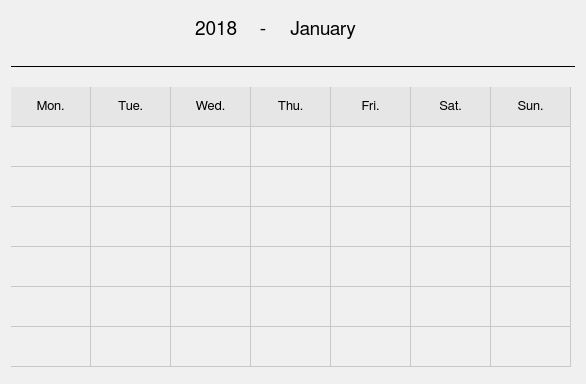
<?xml version="1.0" encoding="UTF-8"?>
<ui version="4.0">
 <class>calendardWindow</class>
 <widget class="QWidget" name="calendardWindow">
  <property name="geometry">
   <rect>
    <x>0</x>
    <y>0</y>
    <width>586</width>
    <height>384</height>
   </rect>
  </property>
  <property name="minimumSize">
   <size>
    <width>586</width>
    <height>384</height>
   </size>
  </property>
  <property name="maximumSize">
   <size>
    <width>586</width>
    <height>384</height>
   </size>
  </property>
  <property name="font">
   <font>
    <family>FreeSans</family>
    <pointsize>10</pointsize>
    <weight>50</weight>
    <bold>false</bold>
    <stylestrategy>PreferAntialias</stylestrategy>
    <kerning>true</kerning>
   </font>
  </property>
  <property name="styleSheet">
   <string notr="true">QWidget {
	background-color: rgb(240,240,240);
}</string>
  </property>
  <layout class="QGridLayout" name="gridLayout">
   <item row="0" column="0">
    <layout class="QVBoxLayout" name="verticalLayout">
     <item>
      <layout class="QHBoxLayout" name="horizontalLayout">
       <item>
        <widget class="QToolButton" name="past_button">
         <property name="minimumSize">
          <size>
           <width>0</width>
           <height>35</height>
          </size>
         </property>
         <property name="maximumSize">
          <size>
           <width>27</width>
           <height>35</height>
          </size>
         </property>
         <property name="styleSheet">
          <string notr="true">QToolButton {
	border: 1px solid transparent;
	background-color: transparent;
	width: 27px;
	height: 27px;
}

QToolButton:flat {
	border: none;
}</string>
         </property>
         <property name="text">
          <string/>
         </property>
         <property name="icon">
          <iconset>
           <normaloff>icons/left_arrow_icon.svg</normaloff>icons/left_arrow_icon.svg</iconset>
         </property>
         <property name="iconSize">
          <size>
           <width>23</width>
           <height>23</height>
          </size>
         </property>
         <property name="autoRaise">
          <bool>false</bool>
         </property>
        </widget>
       </item>
       <item>
        <spacer name="horizontalSpacer">
         <property name="orientation">
          <enum>Qt::Horizontal</enum>
         </property>
         <property name="sizeHint" stdset="0">
          <size>
           <width>40</width>
           <height>20</height>
          </size>
         </property>
        </spacer>
       </item>
       <item>
        <widget class="QSpinBox" name="year_sb">
         <property name="minimumSize">
          <size>
           <width>100</width>
           <height>35</height>
          </size>
         </property>
         <property name="maximumSize">
          <size>
           <width>100</width>
           <height>35</height>
          </size>
         </property>
         <property name="font">
          <font>
           <family>FreeSans</family>
           <pointsize>14</pointsize>
           <weight>50</weight>
           <bold>false</bold>
           <stylestrategy>PreferAntialias</stylestrategy>
           <kerning>true</kerning>
          </font>
         </property>
         <property name="styleSheet">
          <string notr="true">QSpinBox {
	border: 1px solid transparent;
    border-radius: 1px;
	padding-left: 5px;
    background-color: transparent;
}

QSpinBox:disabled {
	background-color:  rgb(200,200,200);
}

QSpinBox:hover {
	border: 1px solid #7eb4ea;
    border-radius: 1px;
	background-color: qlineargradient(x1: 0, y1: 0, x2: 0, y2: 1, 
								stop: 0 #ecf4fc, stop: 1 #dcecfc);
}




QSpinBox::up-button {
    subcontrol-origin: border;
    subcontrol-position: top left;
    width: 35px;
    border-width: 1px;
}

QSpinBox::up-arrow {
    image: url(icons/up_arrow_icon.svg); 
	width: 16px;
	height: 16px
}


QSpinBox::down-button {
    subcontrol-origin: border;
    subcontrol-position: bottom left;
    width: 35px;
    border-width: 1px;
    border-top-width: 0;
}


QSpinBox::down-arrow {
    image: url(icons/down_arrow_icon.svg); 
	width: 16px;
	height: 16px
}

</string>
         </property>
         <property name="frame">
          <bool>false</bool>
         </property>
         <property name="alignment">
          <set>Qt::AlignRight|Qt::AlignTrailing|Qt::AlignVCenter</set>
         </property>
         <property name="accelerated">
          <bool>true</bool>
         </property>
         <property name="maximum">
          <number>2099</number>
         </property>
         <property name="value">
          <number>2018</number>
         </property>
        </widget>
       </item>
       <item>
        <widget class="QLabel" name="label_3">
         <property name="minimumSize">
          <size>
           <width>30</width>
           <height>35</height>
          </size>
         </property>
         <property name="maximumSize">
          <size>
           <width>30</width>
           <height>35</height>
          </size>
         </property>
         <property name="font">
          <font>
           <family>FreeSans</family>
           <pointsize>14</pointsize>
           <weight>50</weight>
           <bold>false</bold>
           <stylestrategy>PreferAntialias</stylestrategy>
           <kerning>true</kerning>
          </font>
         </property>
         <property name="text">
          <string>-</string>
         </property>
         <property name="alignment">
          <set>Qt::AlignCenter</set>
         </property>
        </widget>
       </item>
       <item>
        <widget class="QComboBox" name="month_cb">
         <property name="enabled">
          <bool>true</bool>
         </property>
         <property name="minimumSize">
          <size>
           <width>160</width>
           <height>35</height>
          </size>
         </property>
         <property name="maximumSize">
          <size>
           <width>160</width>
           <height>35</height>
          </size>
         </property>
         <property name="font">
          <font>
           <family>FreeSans</family>
           <pointsize>14</pointsize>
           <weight>50</weight>
           <bold>false</bold>
           <stylestrategy>PreferAntialias</stylestrategy>
           <kerning>true</kerning>
          </font>
         </property>
         <property name="styleSheet">
          <string notr="true">QComboBox {
	border: 1px solid transparent;
    border-radius: 1px;
	padding-left: 5px;
    background-color: transparent;
}

QComboBox:disabled {
	background-color:  rgb(200,200,200);
}

QComboBox:hover {
	border: 1px solid #7eb4ea;
    border-radius: 1px;
	background-color: qlineargradient(x1: 0, y1: 0, x2: 0, y2: 1, 
								stop: 0 #ecf4fc, stop: 1 #dcecfc);
}

QComboBox::drop-down {
	subcontrol-origin: padding;
	subcontrol-position: top right;
	width: 35px;
    border-left-width: 0px;
	border-left-color: darkgray;
	border-left-style: solid;
	border-top-right-radius: 3px;
	border-bottom-right-radius: 3px;
}

QComboBox::drop-down:hover {
    border-left-width: 1px;
	border-left-color: darkgray;
	border-left-style: solid;
	border-top-right-radius: 3px;
	border-bottom-right-radius: 3px;
}

QComboBox::down-arrow {
	image: url(icons/down_arrow_icon.svg); 
	width: 16px;
	height: 16px
}

QComboBox QAbstractItemView {
	selection-background-color: rgb(200,200,200);
	selection-color: black;
	background: #f0f0f0;
	border: 0px solid #f0f0f0;
}

QComboBox QAbstractItemView::item {
	margin: 5px 5px 5px 5px;
}</string>
         </property>
         <property name="currentIndex">
          <number>0</number>
         </property>
         <property name="maxVisibleItems">
          <number>12</number>
         </property>
         <item>
          <property name="text">
           <string>January</string>
          </property>
         </item>
         <item>
          <property name="text">
           <string>February</string>
          </property>
         </item>
         <item>
          <property name="text">
           <string>March</string>
          </property>
         </item>
         <item>
          <property name="text">
           <string>April</string>
          </property>
         </item>
         <item>
          <property name="text">
           <string>May</string>
          </property>
         </item>
         <item>
          <property name="text">
           <string>June</string>
          </property>
         </item>
         <item>
          <property name="text">
           <string>July</string>
          </property>
         </item>
         <item>
          <property name="text">
           <string>August</string>
          </property>
         </item>
         <item>
          <property name="text">
           <string>September</string>
          </property>
         </item>
         <item>
          <property name="text">
           <string>October</string>
          </property>
         </item>
         <item>
          <property name="text">
           <string>November</string>
          </property>
         </item>
         <item>
          <property name="text">
           <string>December</string>
          </property>
         </item>
        </widget>
       </item>
       <item>
        <spacer name="horizontalSpacer_2">
         <property name="orientation">
          <enum>Qt::Horizontal</enum>
         </property>
         <property name="sizeHint" stdset="0">
          <size>
           <width>40</width>
           <height>20</height>
          </size>
         </property>
        </spacer>
       </item>
       <item>
        <widget class="QToolButton" name="future_button">
         <property name="minimumSize">
          <size>
           <width>0</width>
           <height>35</height>
          </size>
         </property>
         <property name="maximumSize">
          <size>
           <width>27</width>
           <height>35</height>
          </size>
         </property>
         <property name="styleSheet">
          <string notr="true">QToolButton {
	border: 1px solid transparent;
	background-color: transparent;
	width: 27px;
	height: 27px;
}

QToolButton:flat {
	border: none;
}</string>
         </property>
         <property name="text">
          <string/>
         </property>
         <property name="icon">
          <iconset>
           <normaloff>icons/right_arrow_icon.svg</normaloff>icons/right_arrow_icon.svg</iconset>
         </property>
         <property name="iconSize">
          <size>
           <width>23</width>
           <height>23</height>
          </size>
         </property>
         <property name="autoRaise">
          <bool>false</bool>
         </property>
        </widget>
       </item>
      </layout>
     </item>
     <item>
      <spacer name="verticalSpacer">
       <property name="orientation">
        <enum>Qt::Vertical</enum>
       </property>
       <property name="sizeType">
        <enum>QSizePolicy::Fixed</enum>
       </property>
       <property name="sizeHint" stdset="0">
        <size>
         <width>20</width>
         <height>13</height>
        </size>
       </property>
      </spacer>
     </item>
     <item>
      <widget class="Line" name="line">
       <property name="frameShadow">
        <enum>QFrame::Plain</enum>
       </property>
       <property name="orientation">
        <enum>Qt::Horizontal</enum>
       </property>
      </widget>
     </item>
     <item>
      <spacer name="verticalSpacer_2">
       <property name="orientation">
        <enum>Qt::Vertical</enum>
       </property>
       <property name="sizeType">
        <enum>QSizePolicy::Fixed</enum>
       </property>
       <property name="sizeHint" stdset="0">
        <size>
         <width>20</width>
         <height>13</height>
        </size>
       </property>
      </spacer>
     </item>
    </layout>
   </item>
   <item row="1" column="0">
    <widget class="QTableWidget" name="table">
     <property name="minimumSize">
      <size>
       <width>0</width>
       <height>0</height>
      </size>
     </property>
     <property name="maximumSize">
      <size>
       <width>16777215</width>
       <height>16777215</height>
      </size>
     </property>
     <property name="font">
      <font>
       <family>FreeSans</family>
       <pointsize>10</pointsize>
       <weight>50</weight>
       <bold>false</bold>
       <stylestrategy>PreferAntialias</stylestrategy>
       <kerning>true</kerning>
      </font>
     </property>
     <property name="focusPolicy">
      <enum>Qt::NoFocus</enum>
     </property>
     <property name="styleSheet">
      <string notr="true">QTableWidget {
    selection-background-color: qlineargradient(x1:0, y1:0, x2:0, y2:1,
									stop:0 #daecfc, stop:1 #c4e0fc);
	selection-color: black;
}


QTableWidget::item:hover {
    background-color: qlineargradient(x1:0, y1:0, x2:0, y2:1,
									stop:0 #ecf4fc, stop:1 #dcecfc);
}

QTableWidget::item:selected {
    background-color: qlineargradient(x1:0, y1:0, x2:0, y2:1,
									stop:0 #daecfc, stop:1 #c4e0fc);
}</string>
     </property>
     <property name="frameShape">
      <enum>QFrame::NoFrame</enum>
     </property>
     <property name="lineWidth">
      <number>0</number>
     </property>
     <property name="verticalScrollBarPolicy">
      <enum>Qt::ScrollBarAlwaysOff</enum>
     </property>
     <property name="horizontalScrollBarPolicy">
      <enum>Qt::ScrollBarAlwaysOff</enum>
     </property>
     <property name="sizeAdjustPolicy">
      <enum>QAbstractScrollArea::AdjustIgnored</enum>
     </property>
     <property name="selectionMode">
      <enum>QAbstractItemView::SingleSelection</enum>
     </property>
     <property name="gridStyle">
      <enum>Qt::SolidLine</enum>
     </property>
     <property name="rowCount">
      <number>7</number>
     </property>
     <property name="columnCount">
      <number>7</number>
     </property>
     <attribute name="horizontalHeaderVisible">
      <bool>false</bool>
     </attribute>
     <attribute name="horizontalHeaderDefaultSectionSize">
      <number>80</number>
     </attribute>
     <attribute name="horizontalHeaderHighlightSections">
      <bool>false</bool>
     </attribute>
     <attribute name="horizontalHeaderMinimumSectionSize">
      <number>80</number>
     </attribute>
     <attribute name="verticalHeaderVisible">
      <bool>false</bool>
     </attribute>
     <attribute name="verticalHeaderDefaultSectionSize">
      <number>40</number>
     </attribute>
     <attribute name="verticalHeaderHighlightSections">
      <bool>false</bool>
     </attribute>
     <attribute name="verticalHeaderMinimumSectionSize">
      <number>40</number>
     </attribute>
     <row/>
     <row/>
     <row/>
     <row/>
     <row/>
     <row/>
     <row/>
     <column/>
     <column/>
     <column/>
     <column/>
     <column/>
     <column/>
     <column/>
     <item row="0" column="0">
      <property name="text">
       <string>Mon.</string>
      </property>
      <property name="toolTip">
       <string>Sunday</string>
      </property>
      <property name="font">
       <font>
        <family>FreeSans</family>
        <pointsize>10</pointsize>
       </font>
      </property>
      <property name="textAlignment">
       <set>AlignCenter</set>
      </property>
      <property name="background">
       <brush brushstyle="SolidPattern">
        <color alpha="255">
         <red>230</red>
         <green>230</green>
         <blue>230</blue>
        </color>
       </brush>
      </property>
      <property name="flags">
       <set>ItemIsDragEnabled|ItemIsUserCheckable|ItemIsEnabled</set>
      </property>
     </item>
     <item row="0" column="1">
      <property name="text">
       <string>Tue.</string>
      </property>
      <property name="toolTip">
       <string>Monday</string>
      </property>
      <property name="font">
       <font>
        <family>FreeSans</family>
        <pointsize>10</pointsize>
       </font>
      </property>
      <property name="textAlignment">
       <set>AlignCenter</set>
      </property>
      <property name="background">
       <brush brushstyle="SolidPattern">
        <color alpha="255">
         <red>230</red>
         <green>230</green>
         <blue>230</blue>
        </color>
       </brush>
      </property>
      <property name="flags">
       <set>ItemIsDragEnabled|ItemIsUserCheckable|ItemIsEnabled</set>
      </property>
     </item>
     <item row="0" column="2">
      <property name="text">
       <string>Wed.</string>
      </property>
      <property name="toolTip">
       <string>Tuesday</string>
      </property>
      <property name="font">
       <font>
        <family>FreeSans</family>
        <pointsize>10</pointsize>
       </font>
      </property>
      <property name="textAlignment">
       <set>AlignCenter</set>
      </property>
      <property name="background">
       <brush brushstyle="SolidPattern">
        <color alpha="255">
         <red>230</red>
         <green>230</green>
         <blue>230</blue>
        </color>
       </brush>
      </property>
      <property name="flags">
       <set>ItemIsDragEnabled|ItemIsUserCheckable|ItemIsEnabled</set>
      </property>
     </item>
     <item row="0" column="3">
      <property name="text">
       <string>Thu.</string>
      </property>
      <property name="toolTip">
       <string>Wednesday</string>
      </property>
      <property name="font">
       <font>
        <family>FreeSans</family>
        <pointsize>10</pointsize>
       </font>
      </property>
      <property name="textAlignment">
       <set>AlignCenter</set>
      </property>
      <property name="background">
       <brush brushstyle="SolidPattern">
        <color alpha="255">
         <red>230</red>
         <green>230</green>
         <blue>230</blue>
        </color>
       </brush>
      </property>
      <property name="flags">
       <set>ItemIsDragEnabled|ItemIsUserCheckable|ItemIsEnabled</set>
      </property>
     </item>
     <item row="0" column="4">
      <property name="text">
       <string>Fri.</string>
      </property>
      <property name="toolTip">
       <string>Thursday</string>
      </property>
      <property name="font">
       <font>
        <family>FreeSans</family>
        <pointsize>10</pointsize>
       </font>
      </property>
      <property name="textAlignment">
       <set>AlignCenter</set>
      </property>
      <property name="background">
       <brush brushstyle="SolidPattern">
        <color alpha="255">
         <red>230</red>
         <green>230</green>
         <blue>230</blue>
        </color>
       </brush>
      </property>
     </item>
     <item row="0" column="5">
      <property name="text">
       <string>Sat.</string>
      </property>
      <property name="toolTip">
       <string>Friday</string>
      </property>
      <property name="font">
       <font>
        <family>FreeSans</family>
        <pointsize>10</pointsize>
       </font>
      </property>
      <property name="textAlignment">
       <set>AlignCenter</set>
      </property>
      <property name="background">
       <brush brushstyle="SolidPattern">
        <color alpha="255">
         <red>230</red>
         <green>230</green>
         <blue>230</blue>
        </color>
       </brush>
      </property>
      <property name="flags">
       <set>ItemIsDragEnabled|ItemIsUserCheckable|ItemIsEnabled</set>
      </property>
     </item>
     <item row="0" column="6">
      <property name="text">
       <string>Sun.</string>
      </property>
      <property name="toolTip">
       <string>Saturday</string>
      </property>
      <property name="font">
       <font>
        <family>FreeSans</family>
        <pointsize>10</pointsize>
       </font>
      </property>
      <property name="textAlignment">
       <set>AlignCenter</set>
      </property>
      <property name="background">
       <brush brushstyle="SolidPattern">
        <color alpha="255">
         <red>230</red>
         <green>230</green>
         <blue>230</blue>
        </color>
       </brush>
      </property>
      <property name="flags">
       <set>ItemIsDragEnabled|ItemIsUserCheckable|ItemIsEnabled</set>
      </property>
     </item>
     <item row="1" column="0">
      <property name="text">
       <string/>
      </property>
      <property name="font">
       <font>
        <family>FreeSans</family>
        <pointsize>10</pointsize>
       </font>
      </property>
      <property name="textAlignment">
       <set>AlignCenter</set>
      </property>
     </item>
     <item row="1" column="1">
      <property name="text">
       <string/>
      </property>
      <property name="font">
       <font>
        <family>FreeSans</family>
        <pointsize>10</pointsize>
       </font>
      </property>
      <property name="textAlignment">
       <set>AlignCenter</set>
      </property>
     </item>
     <item row="1" column="2">
      <property name="text">
       <string/>
      </property>
      <property name="font">
       <font>
        <family>FreeSans</family>
        <pointsize>10</pointsize>
       </font>
      </property>
      <property name="textAlignment">
       <set>AlignCenter</set>
      </property>
     </item>
     <item row="1" column="3">
      <property name="text">
       <string/>
      </property>
      <property name="font">
       <font>
        <family>FreeSans</family>
        <pointsize>10</pointsize>
       </font>
      </property>
      <property name="textAlignment">
       <set>AlignCenter</set>
      </property>
     </item>
     <item row="1" column="4">
      <property name="text">
       <string/>
      </property>
      <property name="font">
       <font>
        <family>FreeSans</family>
        <pointsize>10</pointsize>
       </font>
      </property>
      <property name="textAlignment">
       <set>AlignCenter</set>
      </property>
     </item>
     <item row="1" column="5">
      <property name="text">
       <string/>
      </property>
      <property name="font">
       <font>
        <family>FreeSans</family>
        <pointsize>10</pointsize>
       </font>
      </property>
      <property name="textAlignment">
       <set>AlignCenter</set>
      </property>
     </item>
     <item row="1" column="6">
      <property name="text">
       <string/>
      </property>
      <property name="font">
       <font>
        <family>FreeSans</family>
        <pointsize>10</pointsize>
       </font>
      </property>
      <property name="textAlignment">
       <set>AlignCenter</set>
      </property>
     </item>
     <item row="2" column="0">
      <property name="text">
       <string/>
      </property>
      <property name="font">
       <font>
        <family>FreeSans</family>
        <pointsize>10</pointsize>
       </font>
      </property>
      <property name="textAlignment">
       <set>AlignCenter</set>
      </property>
     </item>
     <item row="2" column="1">
      <property name="text">
       <string/>
      </property>
      <property name="font">
       <font>
        <family>FreeSans</family>
        <pointsize>10</pointsize>
       </font>
      </property>
      <property name="textAlignment">
       <set>AlignCenter</set>
      </property>
     </item>
     <item row="2" column="2">
      <property name="text">
       <string/>
      </property>
      <property name="font">
       <font>
        <family>FreeSans</family>
        <pointsize>10</pointsize>
       </font>
      </property>
      <property name="textAlignment">
       <set>AlignCenter</set>
      </property>
     </item>
     <item row="2" column="3">
      <property name="text">
       <string/>
      </property>
      <property name="font">
       <font>
        <family>FreeSans</family>
        <pointsize>10</pointsize>
       </font>
      </property>
      <property name="textAlignment">
       <set>AlignCenter</set>
      </property>
     </item>
     <item row="2" column="4">
      <property name="text">
       <string/>
      </property>
      <property name="font">
       <font>
        <family>FreeSans</family>
        <pointsize>10</pointsize>
       </font>
      </property>
      <property name="textAlignment">
       <set>AlignCenter</set>
      </property>
     </item>
     <item row="2" column="5">
      <property name="text">
       <string/>
      </property>
      <property name="font">
       <font>
        <family>FreeSans</family>
        <pointsize>10</pointsize>
       </font>
      </property>
      <property name="textAlignment">
       <set>AlignCenter</set>
      </property>
     </item>
     <item row="2" column="6">
      <property name="text">
       <string/>
      </property>
      <property name="font">
       <font>
        <family>FreeSans</family>
        <pointsize>10</pointsize>
       </font>
      </property>
      <property name="textAlignment">
       <set>AlignCenter</set>
      </property>
     </item>
     <item row="3" column="0">
      <property name="font">
       <font>
        <family>FreeSans</family>
        <pointsize>10</pointsize>
       </font>
      </property>
      <property name="textAlignment">
       <set>AlignCenter</set>
      </property>
     </item>
     <item row="3" column="1">
      <property name="font">
       <font>
        <family>FreeSans</family>
        <pointsize>10</pointsize>
       </font>
      </property>
      <property name="textAlignment">
       <set>AlignCenter</set>
      </property>
     </item>
     <item row="3" column="2">
      <property name="font">
       <font>
        <family>FreeSans</family>
        <pointsize>10</pointsize>
       </font>
      </property>
      <property name="textAlignment">
       <set>AlignCenter</set>
      </property>
     </item>
     <item row="3" column="3">
      <property name="font">
       <font>
        <family>FreeSans</family>
        <pointsize>10</pointsize>
       </font>
      </property>
      <property name="textAlignment">
       <set>AlignCenter</set>
      </property>
     </item>
     <item row="3" column="4">
      <property name="text">
       <string/>
      </property>
      <property name="font">
       <font>
        <family>FreeSans</family>
        <pointsize>10</pointsize>
       </font>
      </property>
      <property name="textAlignment">
       <set>AlignCenter</set>
      </property>
     </item>
     <item row="3" column="5">
      <property name="text">
       <string/>
      </property>
      <property name="font">
       <font>
        <family>FreeSans</family>
        <pointsize>10</pointsize>
       </font>
      </property>
      <property name="textAlignment">
       <set>AlignCenter</set>
      </property>
     </item>
     <item row="3" column="6">
      <property name="text">
       <string/>
      </property>
      <property name="font">
       <font>
        <family>FreeSans</family>
        <pointsize>10</pointsize>
       </font>
      </property>
      <property name="textAlignment">
       <set>AlignCenter</set>
      </property>
     </item>
     <item row="4" column="0">
      <property name="font">
       <font>
        <family>FreeSans</family>
        <pointsize>10</pointsize>
       </font>
      </property>
      <property name="textAlignment">
       <set>AlignCenter</set>
      </property>
     </item>
     <item row="4" column="1">
      <property name="font">
       <font>
        <family>FreeSans</family>
        <pointsize>10</pointsize>
       </font>
      </property>
      <property name="textAlignment">
       <set>AlignCenter</set>
      </property>
     </item>
     <item row="4" column="2">
      <property name="font">
       <font>
        <family>FreeSans</family>
        <pointsize>10</pointsize>
       </font>
      </property>
      <property name="textAlignment">
       <set>AlignCenter</set>
      </property>
     </item>
     <item row="4" column="3">
      <property name="font">
       <font>
        <family>FreeSans</family>
        <pointsize>10</pointsize>
       </font>
      </property>
      <property name="textAlignment">
       <set>AlignCenter</set>
      </property>
     </item>
     <item row="4" column="4">
      <property name="text">
       <string/>
      </property>
      <property name="font">
       <font>
        <family>FreeSans</family>
        <pointsize>10</pointsize>
       </font>
      </property>
      <property name="textAlignment">
       <set>AlignCenter</set>
      </property>
     </item>
     <item row="4" column="5">
      <property name="text">
       <string/>
      </property>
      <property name="font">
       <font>
        <family>FreeSans</family>
        <pointsize>10</pointsize>
       </font>
      </property>
      <property name="textAlignment">
       <set>AlignCenter</set>
      </property>
     </item>
     <item row="4" column="6">
      <property name="text">
       <string/>
      </property>
      <property name="font">
       <font>
        <family>FreeSans</family>
        <pointsize>10</pointsize>
       </font>
      </property>
      <property name="textAlignment">
       <set>AlignCenter</set>
      </property>
     </item>
     <item row="5" column="0">
      <property name="font">
       <font>
        <family>FreeSans</family>
        <pointsize>10</pointsize>
       </font>
      </property>
      <property name="textAlignment">
       <set>AlignCenter</set>
      </property>
     </item>
     <item row="5" column="1">
      <property name="font">
       <font>
        <family>FreeSans</family>
        <pointsize>10</pointsize>
       </font>
      </property>
      <property name="textAlignment">
       <set>AlignCenter</set>
      </property>
     </item>
     <item row="5" column="2">
      <property name="font">
       <font>
        <family>FreeSans</family>
        <pointsize>10</pointsize>
       </font>
      </property>
      <property name="textAlignment">
       <set>AlignCenter</set>
      </property>
     </item>
     <item row="5" column="3">
      <property name="font">
       <font>
        <family>FreeSans</family>
        <pointsize>10</pointsize>
       </font>
      </property>
      <property name="textAlignment">
       <set>AlignCenter</set>
      </property>
     </item>
     <item row="5" column="4">
      <property name="text">
       <string/>
      </property>
      <property name="font">
       <font>
        <family>FreeSans</family>
        <pointsize>10</pointsize>
       </font>
      </property>
      <property name="textAlignment">
       <set>AlignCenter</set>
      </property>
     </item>
     <item row="5" column="5">
      <property name="text">
       <string/>
      </property>
      <property name="font">
       <font>
        <family>FreeSans</family>
        <pointsize>10</pointsize>
       </font>
      </property>
      <property name="textAlignment">
       <set>AlignCenter</set>
      </property>
     </item>
     <item row="5" column="6">
      <property name="text">
       <string/>
      </property>
      <property name="font">
       <font>
        <family>FreeSans</family>
        <pointsize>10</pointsize>
       </font>
      </property>
      <property name="textAlignment">
       <set>AlignCenter</set>
      </property>
     </item>
     <item row="6" column="0">
      <property name="font">
       <font>
        <family>FreeSans</family>
        <pointsize>10</pointsize>
       </font>
      </property>
      <property name="textAlignment">
       <set>AlignCenter</set>
      </property>
     </item>
     <item row="6" column="1">
      <property name="font">
       <font>
        <family>FreeSans</family>
        <pointsize>10</pointsize>
       </font>
      </property>
      <property name="textAlignment">
       <set>AlignCenter</set>
      </property>
     </item>
     <item row="6" column="2">
      <property name="font">
       <font>
        <family>FreeSans</family>
        <pointsize>10</pointsize>
       </font>
      </property>
      <property name="textAlignment">
       <set>AlignCenter</set>
      </property>
     </item>
     <item row="6" column="3">
      <property name="font">
       <font>
        <family>FreeSans</family>
        <pointsize>10</pointsize>
       </font>
      </property>
      <property name="textAlignment">
       <set>AlignCenter</set>
      </property>
     </item>
     <item row="6" column="4">
      <property name="text">
       <string/>
      </property>
      <property name="font">
       <font>
        <family>FreeSans</family>
        <pointsize>10</pointsize>
       </font>
      </property>
      <property name="textAlignment">
       <set>AlignCenter</set>
      </property>
     </item>
     <item row="6" column="5">
      <property name="text">
       <string/>
      </property>
      <property name="font">
       <font>
        <family>FreeSans</family>
        <pointsize>10</pointsize>
       </font>
      </property>
      <property name="textAlignment">
       <set>AlignCenter</set>
      </property>
     </item>
     <item row="6" column="6">
      <property name="text">
       <string/>
      </property>
      <property name="font">
       <font>
        <family>FreeSans</family>
        <pointsize>10</pointsize>
       </font>
      </property>
      <property name="textAlignment">
       <set>AlignCenter</set>
      </property>
     </item>
    </widget>
   </item>
  </layout>
 </widget>
 <resources/>
 <connections/>
</ui>
